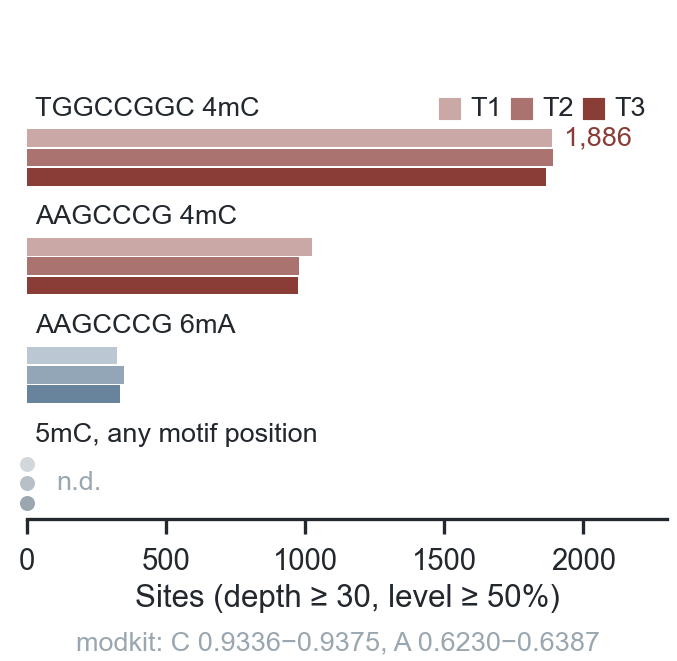

Write Python code to recreate this figure.

from pathlib import Path

# [FIG18] タイルを再生成できるよう、artifact マーカーをローカルの入力表に解決しておく。
_DATA_DIR = Path(__file__).resolve().parents[2] / 'data_261013'
#!/usr/bin/env python3
"""Figure 2, panel c — site counts passing the calling rule, by series and timepoint.

Message: no 5mC site passes the rule that calls 1,886 4mC sites.

Chart family: horizontal grouped bars, one group per series, three rows per group
(T1 -> T3, top to bottom). The motif names are 8 characters and do not fit as
vertical-bar x tick labels at any size on the project font ladder in a 677 px-wide
tile, so each group is named by direct text above its bars.

Colour encodes the CHEMISTRY only (project figure rule 2): U.COL_4mC for both 4mC
series, U.COL_6mA for the 6mA series, U.COL_GRAY for 5mC / not detected. Timepoint
is a white-blend tint of the same constant, never a new hex.

Output: panel_c.png, exactly 677 x 661 px, transparent, no tight bbox — this is a
TILE for the composer, not a standalone figure.
"""

import importlib
import sys

import matplotlib as mpl
import matplotlib.colors as mcolors
import matplotlib.pyplot as plt
import pandas as pd

sys.path.insert(0, '/Users/okaban/bioinfo/rna-seq/15_paper_figures/scripts')
U = importlib.import_module('00_shared_utils')

CSV = str(_DATA_DIR / "v22031ca8_F2c_counts.csv")
OUT = str(Path(__file__).with_suffix('.png'))
PX = (677, 661)          # tile size handed down by the composer
DPI = 300


def shade(col, f):
    """Blend a palette constant toward white by fraction f (1.0 = full colour)."""
    r, g, b = mcolors.to_rgb(col)
    return (r + (1 - r) * (1 - f), g + (1 - g) * (1 - f), b + (1 - b) * (1 - f))


# ---------------------------------------------------------------- data
df = pd.read_csv(CSV)
counts = df.set_index('series')[['T1', 'T2', 'T3']].values

# 表示ラベル。入力表の series 列は set_index 後に位置で読まれるため、表の行名と
# ここの表示名は独立（行の順序だけが意味を持つ）。
# 2026-10-15: 6mA 系列を HAAGCCCG 565 分母から AAGCCCG 1,334 分母（位置 1）に変更。
LBL = ["TGGCCGGC 4mC", "AAGCCCG 4mC", "AAGCCCG 6mA", "5mC, any motif position"]
COLS = [U.COL_4mC, U.COL_4mC, U.COL_6mA, U.COL_GRAY]
F = [0.45, 0.72, 1.0]    # T1 -> T3 tint of the series' chemistry colour
XMAX = 2300

# ---------------------------------------------------------------- layout
U.apply_unified_style()
mpl.rcParams['savefig.bbox'] = None   # the style helper sets 'tight', which resizes the canvas

a, p, s = 0.40, 0.26, 0.55            # label-to-first-bar, bar pitch, group gap
stride = a + 2 * p + s
Lrow = [i * stride for i in range(4)]
Brow = [[Lrow[i] + a + j * p for j in range(3)] for i in range(4)]
YTOP, YBOT = -0.22, Brow[3][2] + 0.22

fig = plt.figure(figsize=(PX[0] / DPI, PX[1] / DPI), dpi=DPI)
ax = fig.add_subplot(111)
U.style_axes(ax)
fig.subplots_adjust(left=0.040, right=0.985, bottom=0.215, top=0.860)

# ---------------------------------------------------------------- bars
for i in range(4):
    for j in range(3):
        v, y, c = counts[i, j], Brow[i][j], shade(COLS[i], F[j])
        if v == 0:
            # zero category: a visible baseline dot, never an empty slot
            ax.plot([0], [y], marker='o', ms=2.6, mfc=c, mec=c, clip_on=False, zorder=4)
        else:
            ax.barh(y, v, height=0.24, color=c, linewidth=0, zorder=3)
    ax.text(28, Lrow[i], LBL[i], ha='left', va='center', fontsize=6.5, color=U.COL_DARK)

# timepoint shade key, side by side on the first label row (identity, stated once)
for j, (xv, lab) in enumerate(zip([1520, 1779, 2038], ["T1", "T2", "T3"])):
    ax.plot([xv], [Lrow[0]], marker='s', ms=4.2, mfc=shade(U.COL_4mC, F[j]),
            mec=shade(U.COL_4mC, F[j]), zorder=4)
    ax.annotate(lab, xy=(xv, Lrow[0]), xytext=(5, 0), textcoords='offset points',
                ha='left', va='center', fontsize=6.5, color=U.COL_DARK)

# ---------------------------------------------------------------- axes
ax.set_xlim(0, XMAX)
ax.set_ylim(YBOT, YTOP)
ax.set_yticks([])
ax.spines['left'].set_visible(False)
ax.set_xticks([0, 500, 1000, 1500, 2000])
ax.set_xlabel("Sites (depth \u2265 30, level \u2265 50%)", labelpad=2)
ax.set_title("",
             loc='left', x=0.153, pad=4)   # x offset keeps the composer's letter corner clear

# ---------------------------------------------------------------- annotations
ax.annotate("1,886", xy=(counts[0, 0], Brow[0][0]), xytext=(3, 0),
            textcoords='offset points', ha='left', va='center',
            fontsize=6.5, color=U.COL_4mC)
ax.annotate("n.d.", xy=(0, Brow[3][1]), xytext=(7, 0), textcoords='offset points',
            ha='left', va='center', fontsize=6.5, color=U.COL_GRAY)
fig.text(0.5, 0.008, "modkit: C 0.9336\u22120.9375, A 0.6230\u22120.6387",
         ha='center', va='bottom', fontsize=6.5, color=U.COL_GRAY)

# ---------------------------------------------------------------- save + verify
U.assert_no_text_collisions(fig, "panel_c")
fig.savefig(OUT, dpi=DPI, transparent=True, bbox_inches=None, pad_inches=0)

h, w = plt.imread(OUT).shape[:2]
assert (w, h) == PX, f"tile is {(w, h)}, expected {PX}"
print(f"{OUT}: {w}x{h}")
